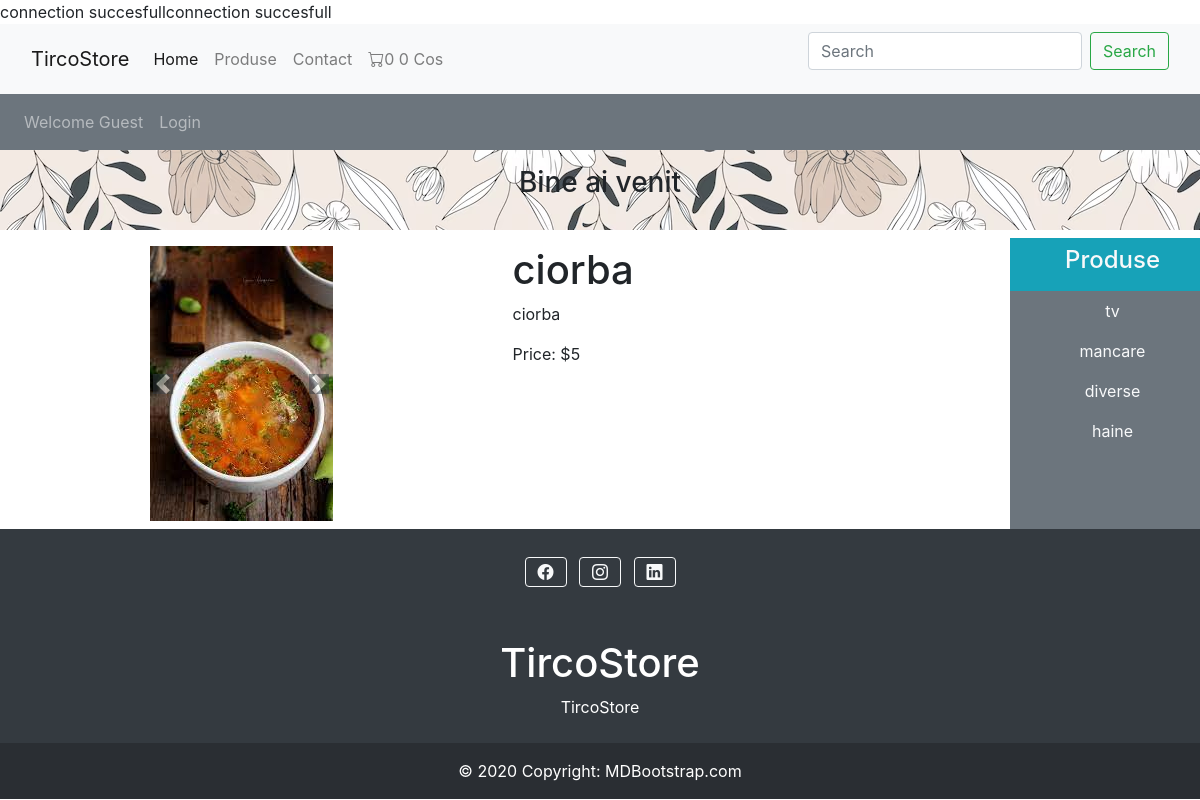
The app's page /product_details.php?product_id=10 with its own data.
### tables this page shows
CREATE TABLE `products` (
  `product_id` int(11) NOT NULL,
  `product_title` varchar(100) NOT NULL,
  `product_description` varchar(255) NOT NULL,
  `product_keywords` varchar(255) NOT NULL,
  `category_id` int(11) NOT NULL,
  `product_image1` varchar(255) NOT NULL,
  `product_image2` varchar(255) NOT NULL,
  `product_image3` varchar(255) NOT NULL,
  `product_price` varchar(100) NOT NULL
);

CREATE TABLE `categories` (
  `category_id` int(11) NOT NULL,
  `category_title` varchar(100) NOT NULL
);

### product_details.php (the view, shortened to what this page needs)
<?php
include('includes/connect.php');
include('functions/common_function.php');
?>
<html>
<head>
<link href="https://cdn.jsdelivr.net/npm/bootstrap@5.3.0/dist/css/bootstrap.min.css" rel="stylesheet">
<link rel="stylesheet" href="https://cdn.jsdelivr.net/npm/bootstrap-icons@1.10.5/font/bootstrap-icons.css">
<link rel="stylesheet" href="style.css">
<link href="https://maxcdn.bootstrapcdn.com/bootstrap/4.5.2/css/bootstrap.min.css" rel="stylesheet">
</head>
<body>
<nav class="navbar navbar-expand-lg navbar-light bg-light">
        <div class="container-fluid">
          <a class="navbar-brand" href="index.php">TircoStore</a>
          <div class="collapse navbar-collapse" id="navbarSupportedContent">
            <ul class="navbar-nav me-auto mb-2 mb-lg-0">
              <li class="nav-item">
                <a class="nav-link active" aria-current="page" href="index.php">Home</a>
              </li>
              <li class="nav-item">
                <a class="nav-link" href="produse.php">Produse</a>
              </li>
              <li class="nav-item">
                <a class="nav-link" href="contact.php">Contact</a>
              </li>
              <li class="nav-item">
              <a class="nav-link" href="cart.php"> <span class="bi bi-cart"><?php cart_item();
                  total_cart_price();?></span> Cos</a>
              </li>
            </ul>
            <form class="d-flex">
              <input class="form-control me-2" type="search" placeholder="Search" aria-label="Search">
              <button class="btn btn-outline-success" type="submit">Search</button>
            </form>
          </div>
        </div>
      </nav>
      <nav class="navbar navbar-expand-lg navbar-dark bg-secondary ">
        <ul class="navbar-nav me-auto">
        <li class="nav-item">
          <a class="nav-link" href="#">Welcome Guest</a>
        </li>
        <li class="nav-item">
          <a class="nav-link" href="#">Login</a>
        </li>
        </ul>
      </nav>
<div class="bg-image align-items-center text-center p-3" style="
background-image: url('img/flori.jpg');
height:10%;
">
<h3 >Bine ai venit</h3>
</div>
<div class="row mt-2">
  <div class="col-md-10">
<div class="row">
<?php
view_details();
?>
</div>
 </div>
  <div class="col-md-2 bg-secondary p-0">
    <ul class="navbar-nav me-auto text-center">
      <li class="nav-item bg-info">
        <a href="#" class="nav-link text-light"><h4>Produse</h4></a>
      </li>
     <?php
     $select_categories="SELECT  * from `categories`";
     $result_categories=mysqli_query($con,$select_categories);
     while ($row =mysqli_fetch_assoc($result_categories)) {
      $title=$row['category_title'];
      $id=$row['category_id'];
      echo " <li class ='nav-item'> <a href='produse.php?category=$id' class='nav-link text-light'>$title</a> ";
    }
     ?>
    </ul>
  </div>
</div>
<footer class="bg-dark text-center text-white">
    <div class="container p-4">
      <section class="mb-4">
        <a class="btn btn-outline-light btn-floating m-1" href="#" role="button"
        ><i class="bi bi-facebook" src="img/Facebook.png"></i>
      </a>
        <a class="btn btn-outline-light btn-floating m-1" href="#!" role="button"
          ><i class="bi bi-instagram"></i></a>
        <a class="btn btn-outline-light btn-floating m-1" href="#!" role="button"
          ><i class="bi bi-linkedin"></i>
        </a>
      </section>
          </div>
      <section class="mb-4">
        <h1>TircoStore</h1>
        <p>
        TircoStore
        </p>
      </section>
    <div class="text-center p-3" style="background-color: rgba(0, 0, 0, 0.2);">
      © 2020 Copyright:
      <a class="text-white" href="https://mdbootstrap.com/">MDBootstrap.com</a>
    </div>
  </footer>
</body>
</html>

### functions/common_function.php (shortened to what this page needs)
<?php
include('./includes/connect.php');
function view_details(){
  global $con;
  if(isset($_GET['product_id'])){
    if(!isset($_GET['category'])){
      $product_id =$_GET['product_id'];
      $select_query = "SELECT * FROM `products` WHERE product_id = '$product_id'";
  $result_query=mysqli_query($con,$select_query);
  while ($row=mysqli_fetch_assoc($result_query)) {
      $product_title=$row['product_title'];
      $product_description=$row['product_description'];
      $product_image1=$row['product_image1'];
      $product_image2=$row['product_image2'];
      $product_image3=$row['product_image3'];
      $product_price=$row['product_price'];
      echo
    "<div class='container pt-2 pb-2'>
      <div class='row'>
      <div class='col-md-6 d-flex justify-content-center align-items-center'>
      <div id='product-carousel' class='carousel slide' data-ride='carousel'>
        <div class='carousel-inner'>
          <div class='carousel-item active'>
            <img src='./img/$product_image1' class='d-block w-100 h-80' alt='product_image1'>
          </div>
          <div class='carousel-item'>
            <img src='./img/$product_image2' class='d-block w-100 h-80' alt='product_image2'>
          </div>
          <div class='carousel-item'>
            <img src='./img/$product_image3' class='d-block w-100 h-80' alt='product_image3'>
          </div>
        </div>
        <a class='carousel-control-prev text-dark' href='#product-carousel' role='button' data-slide='prev'>
          <span class='carousel-control-prev-icon bg-dark' aria-hidden='true'></span>
          <span class='sr-only'>Previous</span>
        </a>
        <a class='carousel-control-next text-dark' href='#product-carousel' role='button' data-slide='next'>
          <span class='carousel-control-next-icon bg-dark' aria-hidden='true'></span>
          <span class='sr-only'>Next</span>
        </a>
      </div>
    </div>
        <div class='col-md-6'>
          <h1>$product_title </h2>
          <p> $product_description </p>
          <p>Price: $$product_price </p>
        </div>
      </div>
    </div>";
};
  }
}
}
function getIPAddress() {
   if(!empty($_SERVER['HTTP_CLIENT_IP'])) {
              $ip = $_SERVER['HTTP_CLIENT_IP'];
      }
  elseif (!empty($_SERVER['HTTP_X_FORWARDED_FOR'])) {
              $ip = $_SERVER['HTTP_X_FORWARDED_FOR'];
   }
  else{
           $ip = $_SERVER['REMOTE_ADDR'];
   }
   return $ip;
}
function cart_item(){
  if(isset($_GET['add to cart'])){
    global $con;
    $get_ip_add= getIPAddress();
    $select_query="SELECT * FROM `cart_details` WHERE ip_adress='$get_ip_add '";
    $result_query=mysqli_query($con,$select_query);
    $count_cart_items=mysqli_num_rows($result_query);
  }else{
    global $con;
    $get_ip_add= getIPAddress();
    $select_query="SELECT * FROM `cart_details` WHERE ip_adress='$get_ip_add '";
    $result_query=mysqli_query($con,$select_query);
    $count_cart_items=mysqli_num_rows($result_query);
  }
  echo  $count_cart_items;
}
function total_cart_price(){
  $total_price = 0;
  echo $total_price;
}

### style.css (style rules this page uses)
body { background-color: rgba(216, 212, 212, 0.788); }
#product-carousel .carousel-inner { transition: transform 0.5s ease; }

### records on screen
products: product_image1 (picture), product_title "ciorba", product_description "ciorba", product_price "5"
categories: category_title "tv"
categories: category_title "mancare"
categories: category_title "diverse"
categories: category_title "haine"

### other values on screen
$count_cart_items "0"
$total_price "0"
